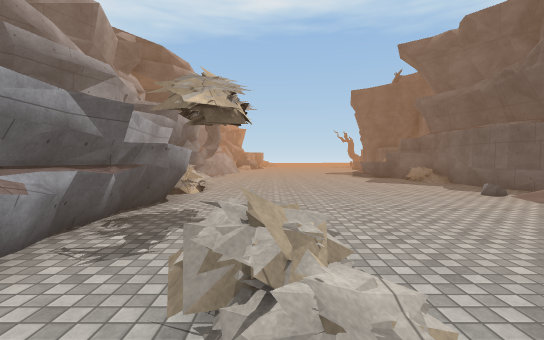
[1] (above)

21 first-person views from a walk through a scene from a Unity 3-D project. The camera is 1.5 m above the floor, tilts 2° down and sees 90° across. The floor is counted in squares, 2 m on a side. Each view is taken from the middle of a square. On the plan, view 1 faces up. The plan holds only what a view shows up to about 10 squares ahead; the rest is blank. The place goes on beyond the plan. Surface patterns are stand-ins for the level's own textures.

[2]
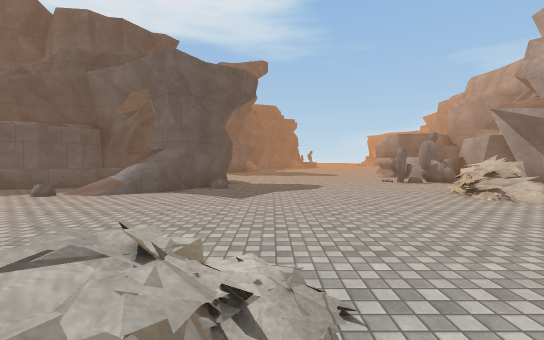

[3]
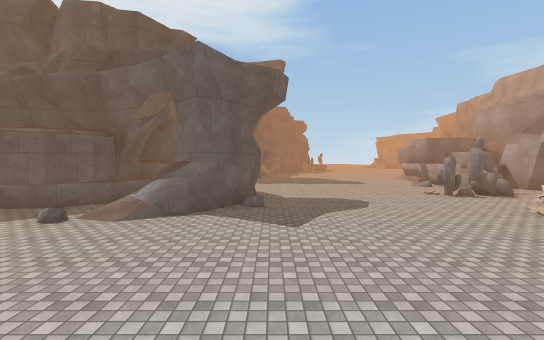

[4]
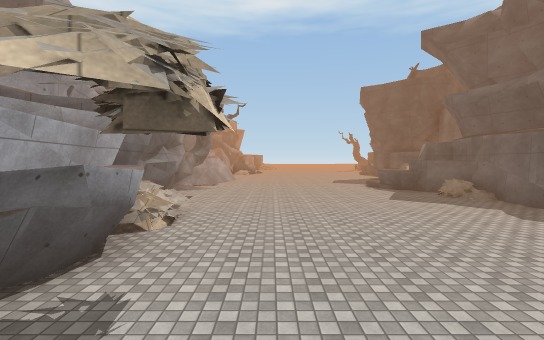

[5]
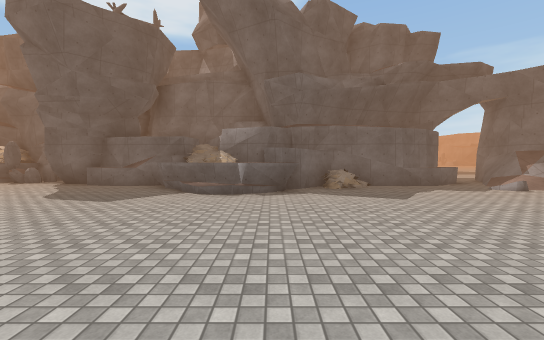

[6]
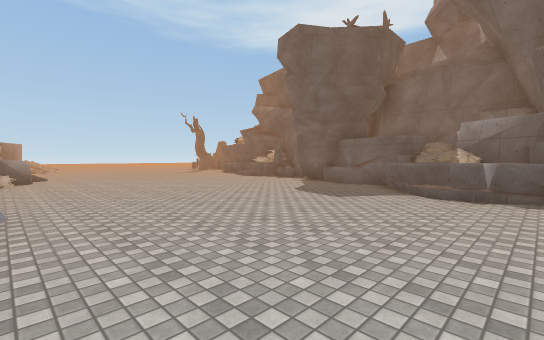

[7]
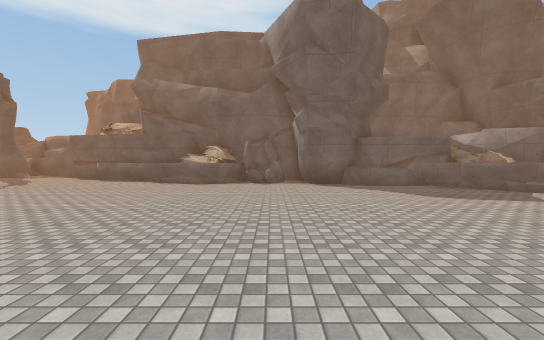

[8]
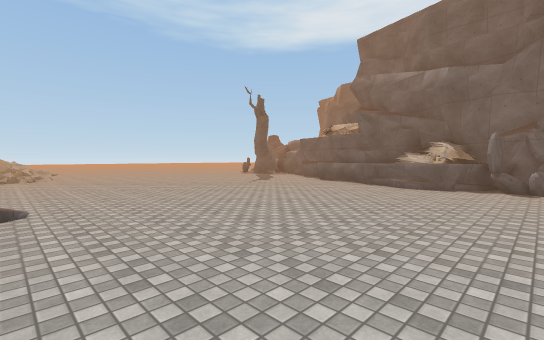

[9]
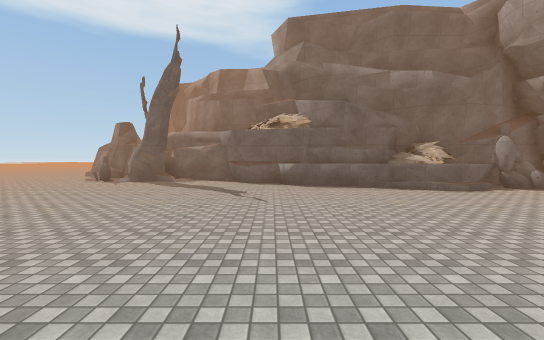

[10]
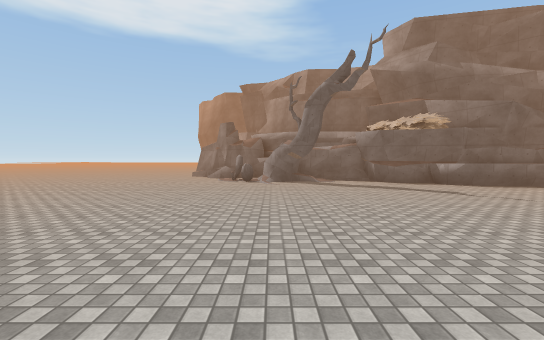

[11]
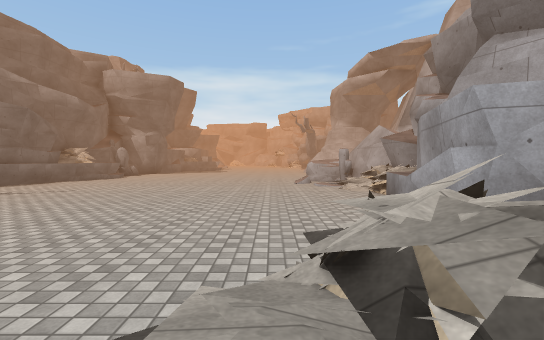

[12]
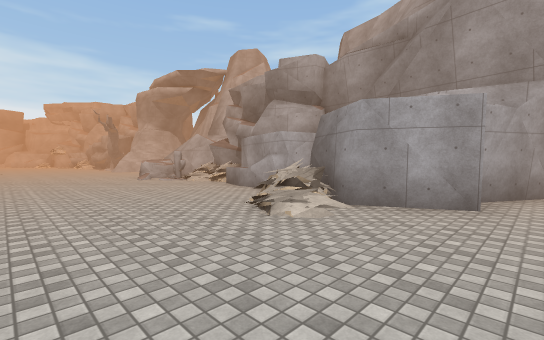

[13]
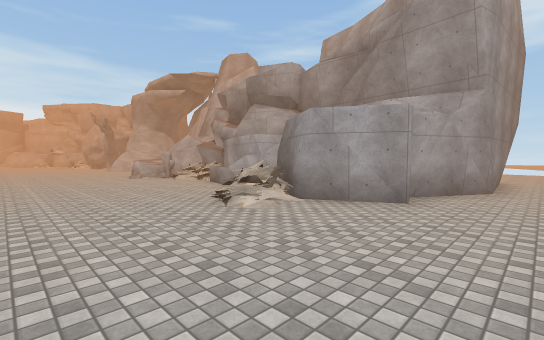

[14]
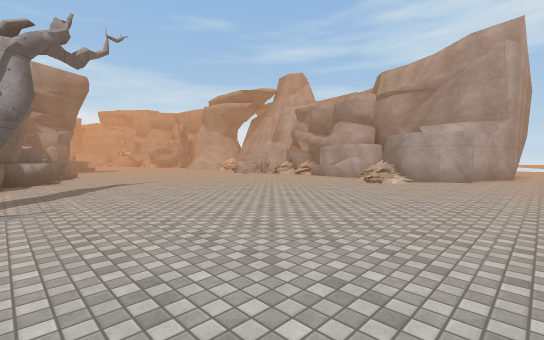

[15]
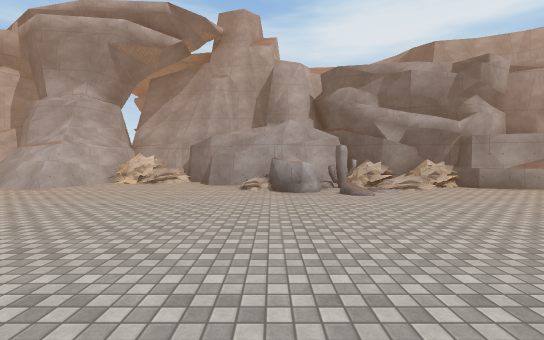

[16]
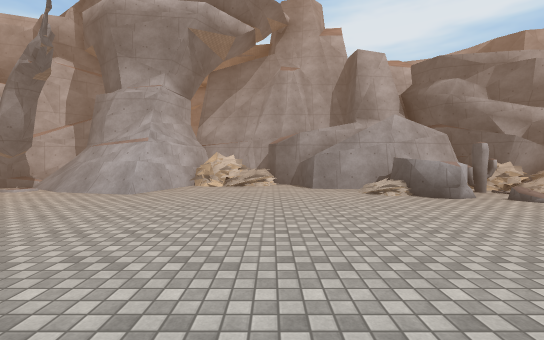

[17]
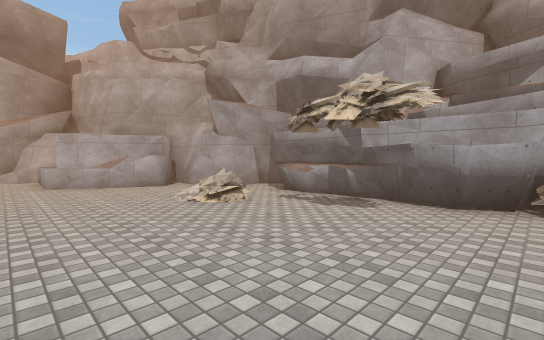

[18]
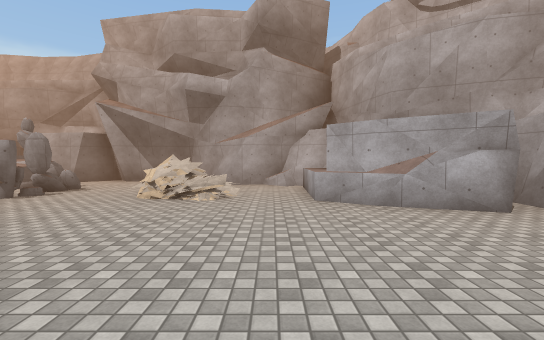

[19]
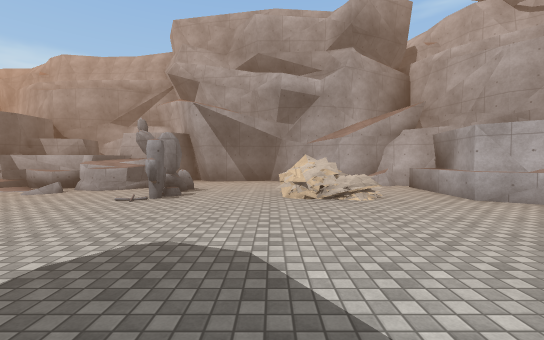

[20]
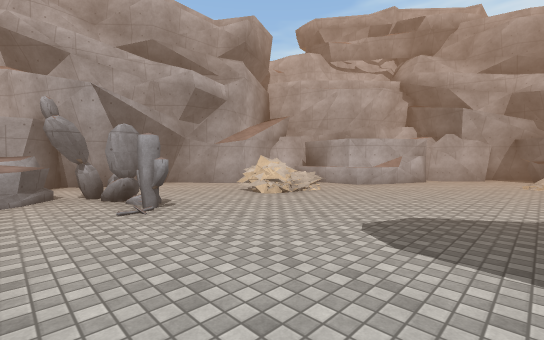

[21]
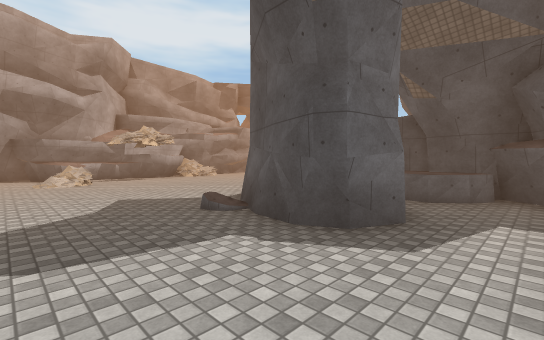

### Floor plan
Key: @ floor where view 1 was taken; # wall or solid block; . main floor; : floor 0.25 m higher than the main floor; / step, stairs or slope; = window, fence, low wall or low ledge; ^ raised ledge; v drop or lower ground.
Columns run from 10 left of view 1 to 10 right of it. Each row starts with its distance up from view 1.
 37 .....................
 36 ..#####..............
 35       ###............
 34         #//..........
 33        ##//.........#
 32        #//..........#
 31        ##...........#
 30        #^............
 29        ##...........#
 28       ##...........##
 27       ##/..........#
 26       #//.........^#
 25       #v#/........##
 24       #^^......../##
 23        #^......../^#
 22        ..........:^#
 21      ##..........#^#
 20     ##=..........=#
 19     #//..........##
 18     #/#..........#
 17     ####........^#
 16       ##........^^
 15       ##.......#^#
 14       #......./^^#
 13       ##....../^^
 12        #.......#^
 11        #........##
 10        #........#
  9        #........#
  8        #=.......#
  7        #/.......#####
  6        #=....../.^^^#
  5        ##......//#...
  4         #......//##..
  3         #.......###..
  2         #./..........
  1        ##./..........
  0        #..@..........
 -1        ##............
 -2         #.#..........
 -3         ####^.=/..#..
 -4            ##.///....
 -5            #^.....=#^
 -6            ##.......#
 -7             ####.....
 -8                ######

Positions as (right, up) in squares from view 1, and headings:
1: (0, 0), facing up
2: (-1, 1), facing right
3: (0, 2), facing right
4: (0, 2), facing up
5: (-2, 12), facing right
6: (-2, 12), facing up-right
7: (-2, 20), facing right
8: (-1, 20), facing up-right
9: (0, 27), facing right
10: (0, 32), facing right
11: (0, 34), facing down
12: (3, 36), facing down-left
13: (3, 37), facing down-left
14: (9, 37), facing down-left
15: (5, 23), facing left
16: (4, 20), facing left
17: (3, 6), facing down-left
18: (3, 2), facing down
19: (6, 2), facing down
20: (10, 1), facing down-left
21: (10, 0), facing up-left
